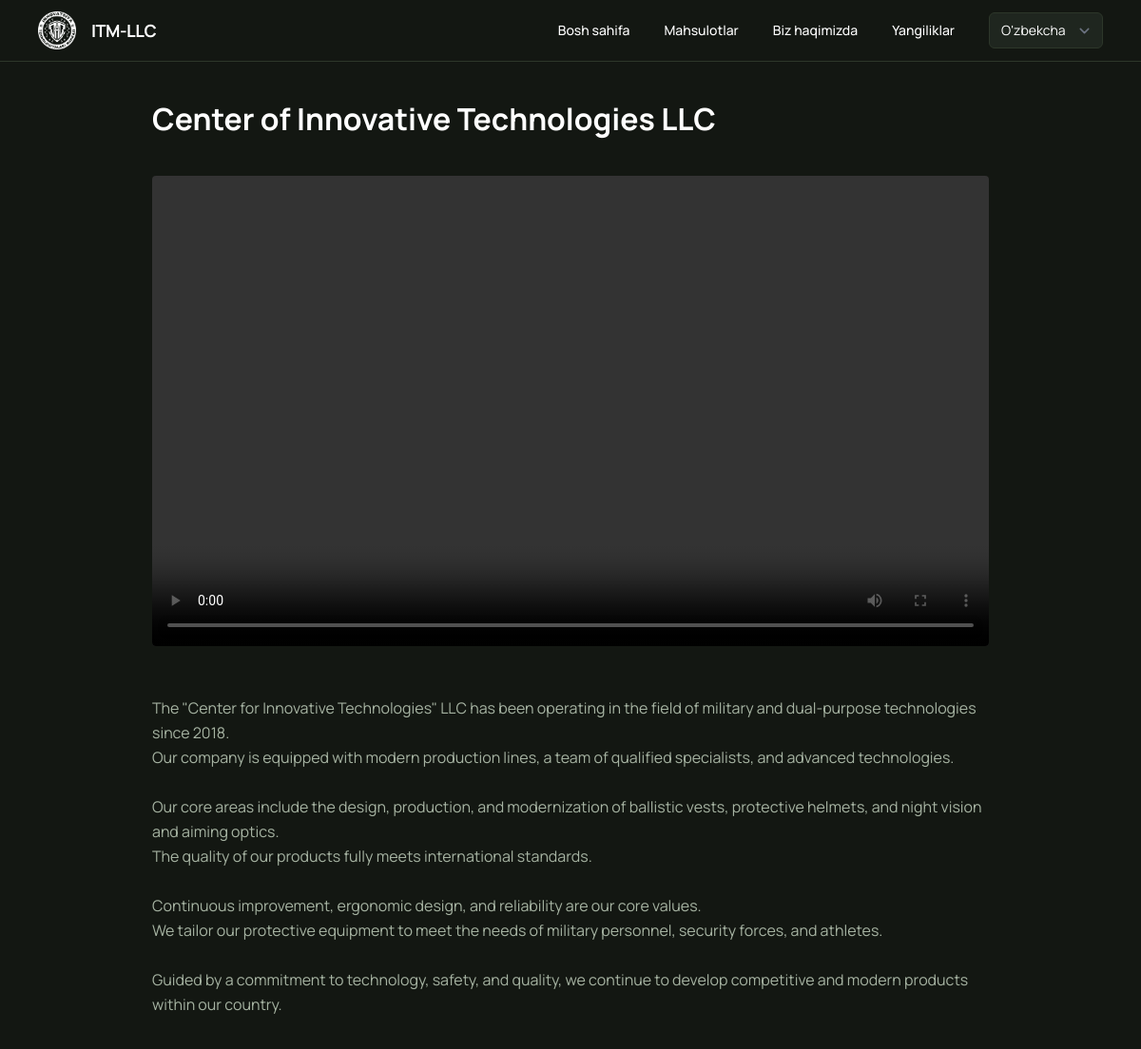
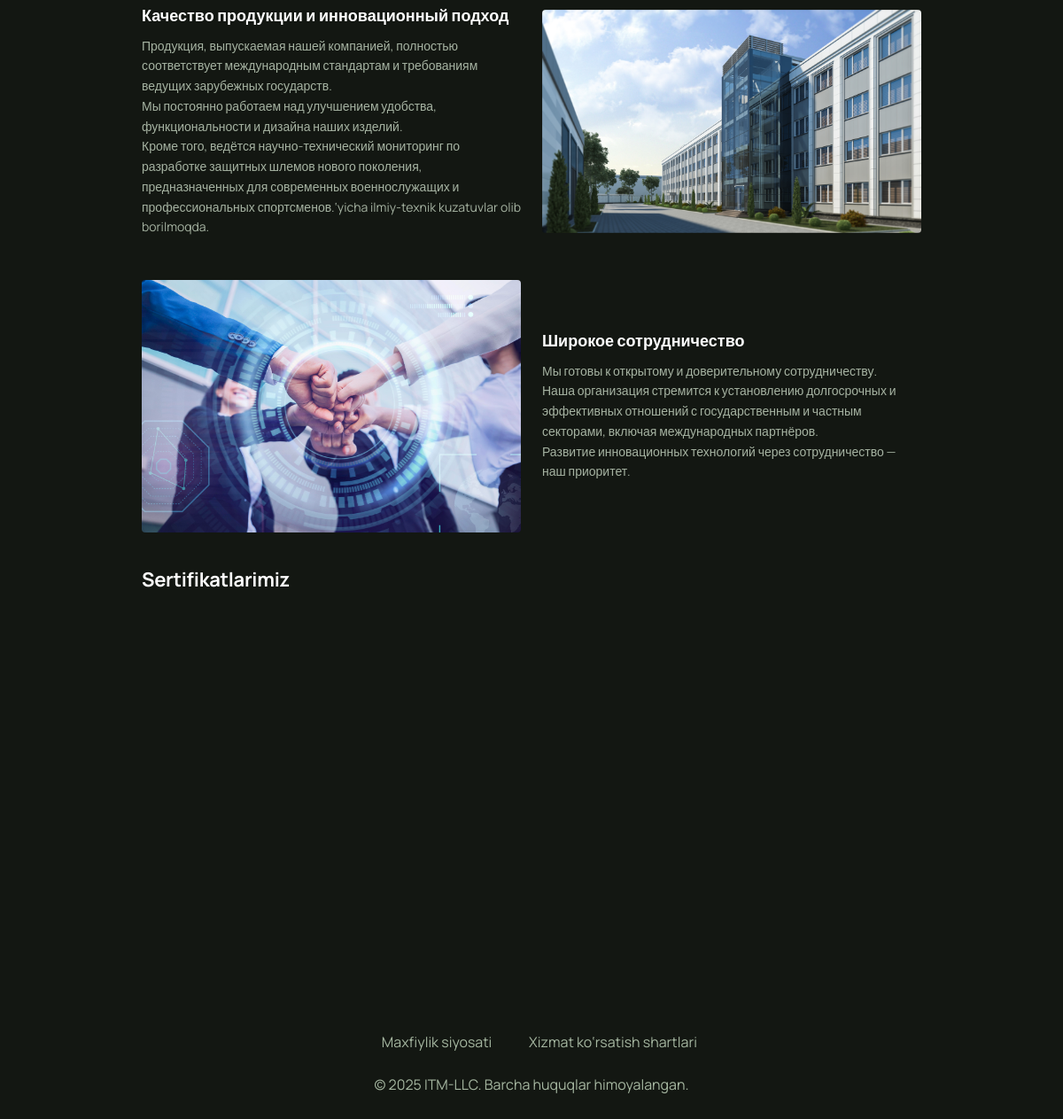
Page /uz/about/ on the committed database (2 pictures, top to bottom).
### about/models.py (models this page shows, shortened)
class AboutModel(BaseModel):
    title = models.CharField(max_length=500)
    description = models.TextField()
    video = models.FileField(upload_to='videos/', blank=True, null=True)

class AboutImage(models.Model):
    about = models.ForeignKey(AboutModel,related_name="image",on_delete=models.CASCADE)
    image = models.ImageField(upload_to='media/about/',null=True,blank=True)

class CertificateModel(models.Model):
    image = models.ImageField(upload_to='media/about/',null=True,blank=True)

### about/views.py (the view)
# urls.py: path('', AboutView.as_view(), name='about'),
class AboutView(View):
    def get(self, request):
        log_request(logger_name="about",request=request)
        try:
            data = AboutModel.objects.prefetch_related('image').all()
            certificate = CertificateModel.objects.all()
            print(f"data=================================================={certificate}")
            context = {
                "data": data,       # Matn, video va boshqa maydonlar
                "certificate":certificate
            }
            return render(request, "about.html", context)
        except Exception as e:
            return render(request, "error.html", {"message": f"Xatolik: {str(e)}"})

### shared/utils.py (called while the page is built)
def log_request(request, logger_name='default'):
    logger = logging.getLogger(logger_name)
    user = request.user.username if request.user.is_authenticated else 'Anonymous'
    method = request.method
    path = request.get_full_path()
    get_data = dict(request.GET)
    post_data = dict(request.POST)
    ip_address = get_client_ip(request)
    user_agent = request.META.get('HTTP_USER_AGENT', '')
    logger.info("Yangi so‘rov:")
    logger.info(f"Method: {method}")
    logger.info(f"URL: {path}")
    logger.info(f"GET: {get_data}")
    logger.info(f"POST: {post_data}")
    logger.info(f"User: {user}")
    logger.info(f"IP Address: {ip_address}")
    logger.info(f"User-Agent: {user_agent}")
    logger.info("-"*150)

def get_client_ip(request):
    x_forwarded_for = request.META.get('HTTP_X_FORWARDED_FOR')
    if x_forwarded_for:
        return x_forwarded_for.split(',')[0]
    return request.META.get('REMOTE_ADDR')

### about/templates/about.html (shortened to what this page needs)
{% extends 'base.html' %}
{% load static %}
{% load i18n %}
{% block content %}
<div class="px-4 md:px-40 flex flex-1 justify-center py-10">
  <div class="layout-content-container flex flex-col w-full max-w-[960px] space-y-10">
    <p class="text-white tracking-light text-[32px] font-bold leading-tight">
      {{data.0.title}}
    </p>
    {% if data.0.video %}
    <div class="w-full aspect-video" data-aos="fade-up">
      <video controls class="w-full h-full object-cover rounded">
        <source src="{{ data.0.video.url }}" type="video/mp4">
      </video>
    </div>
    {% endif %}
    <div class="text-start" data-aos="fade-up">
      <p class="text-[#a6b3a2] text-0.015em font-normal leading-relaxed mt-3">
        {{data.0.description|linebreaksbr}}
      </p>
    </div>
    <div class="grid grid-cols-1 gap-12 mt-10">
      {% for item in data %}
        {% if not forloop.first %}
          {% if forloop.counter0|divisibleby:2 %}
          <div class="grid grid-cols-1 md:grid-cols-2 gap-6 items-center">
            <div data-aos="fade-right">
              {% for img in item.image.all %}
              <img src="{{ img.image.url }}" alt="rasim" class="rounded w-full h-auto">
              {% endfor %}
            </div>
            <div class="flex flex-col gap-3" data-aos="fade-left">
              <h3 class="text-white text-lg font-bold leading-tight">{{ item.title }}</h3>
              <p class="text-[#a6b3a2] text-sm font-normal leading-relaxed">{{ item.description|linebreaksbr }}</p>
            </div>
          </div>
          {% else %}
          <div class="grid grid-cols-1 md:grid-cols-2 gap-6 items-center">
            <div class="flex flex-col gap-3" data-aos="fade-right">
              <h3 class="text-white text-lg font-bold leading-tight">{{ item.title }}</h3>
              <p class="text-[#a6b3a2] text-sm font-normal leading-relaxed">{{ item.description|linebreaksbr }}</p>
            </div>
            <div data-aos="fade-left">
              {% for img in item.image.all %}
              <img src="{{ img.image.url }}" alt="rasim" class="rounded w-full h-auto">
              {% endfor %}
            </div>
          </div>
          {% endif %}
        {% endif %}
      {% endfor %}
    </div>
    <div>
      <h2 class="text-white text-[22px] font-bold leading-tight tracking-[-0.015em] mb-5" data-aos="fade-up">
      </h2>
      <div class="swiper mySwiper" data-aos="fade-up">
        <div class="swiper-wrapper">
          {% for img in certificate %}
          <div class="swiper-slide p-4 text-center rounded shadow">
            <img src="{{img.image.url}}" class="mx-auto mb-5 w-50 h-auto rounded" alt="sertifikat">
          </div>
          {% endfor %}
        </div>
      </div>
    </div>
  </div>
</div>
{% endblock %}

### rows in the picture
AboutModel: id+title "Center of Innovative Technologies LLC", id+description "The \"Center for Innovative Technologies\" LLC has been operating in the field of military and dual-purpose technologies since 2018. Our company is equipped with modern production lines, a team of qualified specialists, and advanced technologies. Our core areas include the design, production, and modernization of ballistic vests, protective helmets, and night vision and aiming optics. The quality of our products fully meets international standards. Continuous improvement, ergonomic design, and reliability are our core values. We tailor our protective equipment to meet the needs of military personnel, security forces, and athletes. Guided by a commitment to technology, safety, and quality, we…"
AboutModel: title "Качество продукции и инновационный подход", description "Продукция, выпускаемая нашей компанией, полностью соответствует международным стандартам и требованиям ведущих зарубежных государств. Мы постоянно работаем над улучшением удобства, функциональности и дизайна наших изделий. Кроме того, ведётся научно-технический мониторинг по разработке защитных шлемов нового поколения, предназначенных для современных военнослужащих и профессиональных спортсменов.‘yicha ilmiy-texnik kuzatuvlar olib borilmoqda."
AboutImage: image (picture)
AboutModel: title "Широкое сотрудничество", description "Мы готовы к открытому и доверительному сотрудничеству. Наша организация стремится к установлению долгосрочных и эффективных отношений с государственным и частным секторами, включая международных партнёров. Развитие инновационных технологий через сотрудничество — наш приоритет."
AboutImage: image (picture)
CertificateModel: image (picture)
CertificateModel: image (picture)
CertificateModel: image (picture)
